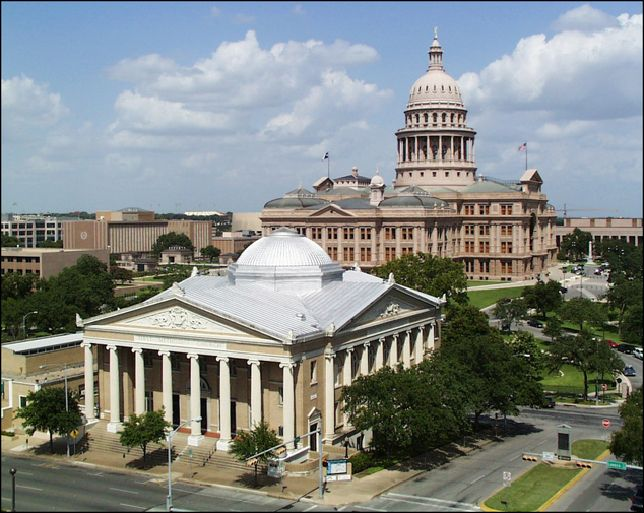
%> input picture vbasta_separation_L1/deconvtv_v1/data/building.jpg, 644 x 513 px
$ octave Example_image_denoise.m   (GNU Octave 9; MATLAB toolbox functions it lacks are replaced by stand-ins)
%> lines starting %> are read from the running program, lines starting %| are printed output that depends on the picture
### vbasta_separation_L1/deconvtv_v1/deconvtv.m
function out = deconvtv(g, H, mu, opts)
%%%%%%%%%%%%%%%%%%%%%%%%%%%%%%%%%%%%%%%
% out = deconvtvl1(g, H, mu, opts)
% deconvolves image g by solving the following TV minimization problem
%
% min  mu  || Hf - g ||_1 + ||f||_TV
% min mu/2 || Hf - g ||^2 + ||f||_TV
%
% where ||f||_TV = sum_{x,y,t} sqrt( a||Dxf||^2 + b||Dyf||^2 + c||Dtf||^2),
% Dxf = f(x+1,y, t) - f(x,y,t)
% Dyf = f(x,y+1, t) - f(x,y,t)
% Dtf = f(x,y, t+1) - f(x,y,t)
%
% Input:      g      - the observed image, can be gray scale, color, or video
%             H      - point spread function
%            mu      - regularization parameter
%     opts.method    - either 'l1' or {'l2'}
%     opts.rho_r     - initial penalty parameter for ||u-Df||   {2}
%     opts.rho_o     - initial penalty parameter for ||Hf-g-r|| {50}
%     opts.beta      - regularization parameter [a b c] for weighted TV norm {[1 1 0]}
%     opts.gamma     - update constant for rho_r {2}
%     opts.max_itr   - maximum iteration {20}
%     opts.alpha     - constant that determines constraint violation {0.7}
%     opts.tol       - tolerance level on relative change {1e-3}
%     opts.print     - print screen option {false}
%     opts.f         - initial  f {g}
%     opts.y1        - initial y1 {0}
%     opts.y2        - initial y2 {0}
%     opts.y3        - initial y3 {0}
%     opts.z         - initial  z {0}
%     ** default values of opts are given in { }.
%
% Output: out.f      - output video
%         out.itr    - total number of iterations elapsed
%         out.relchg - final relative change
%         out.Df1    - Dxf, f is the output video
%         out.Df2    - Dyf, f is the output video
%         out.Df3    - Dtf, f is the output video
%         out.y1     - Lagrange multiplier for Df1
%         out.y2     - Lagrange multiplier for Df2
%         out.y3     - Lagrange multiplier for Df3
%         out.rho_r  - final penalty parameter
%
% Stanley Chan
% Copyright 2011
% University of California, San Diego
%
% Last Modified:
% 30 Apr, 2010 (deconvtvl2)
%  4 May, 2010 (deconvtvl2)
%  5 May, 2010 (deconvtvl2)
%  4 Aug, 2010 (deconvtvl1)
% 20 Jan, 2011 (deconvtv)
%
% %%%%%%%%%%%%%%%%%%%%%%%%%%%%%%%%%%%%%%
path(path,genpath(pwd));

if nargin<3
    error('not enough inputs, try again \n');
elseif nargin==3
    opts = [];
end

if ~isnumeric(mu)
    error('mu must be a numeric value! \n');
end

[rows cols frames] = size(g);
% [10 lines of commented-out code are left out]

if ~isfield(opts,'method')
    method = 'l2';
else
    method = opts.method;
end

switch method
    case 'l2'
        out = deconvtvl2(g,H,mu,opts);
    case 'l1'
        out = deconvtvl1(g,H,mu,opts);
    otherwise
        error('unknown method \n');
end

### vbasta_separation_L1/deconvtv_v1/deconvtvl1.m
function out = deconvtvl1(g, H, mu, opts)
%%%%%%%%%%%%%%%%%%%%%%%%%%%%%%%%%%%%%%%
% out = deconvtvl1(g, H, mu, opts)
% deconvolves image g by solving the following TV minimization problem
%
% min (mu/2) || Hf - g ||_1 + ||f||_TV
%
% where ||f||_TV = sqrt( a||Dxf||^2 + b||Dyf||^2 c||Dtf||^2),
% Dxf = f(x+1,y, t) - f(x,y,t)
% Dyf = f(x,y+1, t) - f(x,y,t)
% Dtf = f(x,y, t+1) - f(x,y,t)
%
% Input:      g      - the observed image, can be gray scale, or color
%             H      - point spread function
%            mu      - regularization parameter
%     opts.rho_r     - initial penalty parameter for ||u-Df||   {2}
%     opts.rho_o     - initial penalty parameter for ||Hf-g-r|| {50}
%     opts.beta      - regularization parameter [a b c] for weighted TV norm {[1 1 2.5]}
%     opts.gamma     - update constant for rho_r {2}
%     opts.max_itr   - maximum iteration {20}
%     opts.alpha     - constant that determines constraint violation {0.7}
%     opts.tol       - tolerance level on relative change {1e-3}
%     opts.print     - print screen option {false}
%     opts.f         - initial f  {g}
%     opts.y1        - initial y1 {0}
%     opts.y2        - initial y2 {0}
%     opts.y3        - initial y3 {0}
%     opts.z         - initial z {0}
%     ** default values of opts are given in { }.
%
% Output: out.f      - output video
%         out.itr    - total number of iterations elapsed
%         out.relchg - final relative change
%         out.Df1    - Dxf, f is the output video
%         out.Df2    - Dyf, f is the output video
%         out.Df3    - Dtf, f is the output video
%         out.y1     - Lagrange multiplier for Df1
%         out.y2     - Lagrange multiplier for Df2
%         out.y3     - Lagrange multiplier for Df3
%         out.rho_r  - final penalty parameter
%
% Stanley Chan
% Copyright 2010
% University of California, San Diego
%
% Last Modified:
% 30 Apr, 2010 (deconvtv)
%  4 May, 2010 (deconvtv)
%  5 May, 2010 (deconvtv)
%  4 Aug, 2010 (deconvtv_L1)
%%%%%%%%%%%%%%%%%%%%%%%%%%%%%%%%%%%%%%

[rows cols frames] = size(g);

% Check inputs
if nargin<3
    error('not enough input, try again \n');
elseif nargin==3
    opts = [];
end

if ~isnumeric(mu)
    error('mu must be a numeric value! \n');
end


% Check defaults
if ~isfield(opts,'rho_o')
    opts.rho_o = 50;
end
if ~isfield(opts,'rho_r')
    opts.rho_r = 2;
end
if ~isfield(opts,'gamma')
    opts.gamma = 2;
end
if ~isfield(opts,'max_itr')
    opts.max_itr = 20;
end
if ~isfield(opts,'tol')
    opts.tol = 1e-3;
end
if ~isfield(opts,'alpha')
    opts.alpha = 0.7;
end
if ~isfield(opts,'print')
    opts.print = false;
end
if ~isfield(opts,'f')
    opts.f = g;
end
if ~isfield(opts,'y1')
    opts.y1 = zeros(rows, cols, frames);
end
if ~isfield(opts,'y2')
    opts.y2 = zeros(rows, cols, frames);
end
if ~isfield(opts,'y3')
    opts.y3 = zeros(rows, cols, frames);
end
if ~isfield(opts,'z')
    opts.z = zeros(rows, cols, frames);
end
if ~isfield(opts,'beta')
    opts.beta = [1 1 0];
end


% initialize
max_itr   = opts.max_itr;
tol       = opts.tol;
alpha     = opts.alpha;
beta      = opts.beta;
gamma     = opts.gamma;
rho_r     = opts.rho_r;
rho_o     = opts.rho_o;
f         = opts.f;
y1        = opts.y1;
y2        = opts.y2;
y3        = opts.y3;
z         = opts.z;


eigHtH      = abs(fftn(H, [rows cols frames])).^2;
eigDtD      = abs(beta(1)*fftn([1 -1],  [rows cols frames])).^2 + abs(beta(2)*fftn([1 -1]', [rows cols frames])).^2;
if frames>1
    d_tmp(1,1,1)= 1; d_tmp(1,1,2)= -1;
    eigEtE  = abs(beta(3)*fftn(d_tmp, [rows cols frames])).^2;
else
    eigEtE = 0;
end

Htg         = imfilter(g, H, 'circular');
[D,Dt]      = defDDt(beta);

[Df1 Df2 Df3] = D(f);
w       = imfilter(f, H, 'circular') - g;
rnorm   = sqrt(norm(Df1(:))^2 + norm(Df2(:))^2 + norm(Df3(:))^2);

out.relchg = [];
out.objval = [];

opts.print=0;


% [5 lines of commented-out code are left out]

for itr = 1:max_itr

    % u-subproblem
    v1 = Df1+(1/rho_r)*y1;
    v2 = Df2+(1/rho_r)*y2;
    v3 = Df3+(1/rho_r)*y3;
    v  = sqrt(v1.^2 + v2.^2 + v3.^2);
    v(v==0) = 1e-6;
    v  = max(v - 1/rho_r, 0)./v;
    u1 = v1.*v;
    u2 = v2.*v;
    u3 = v3.*v;

    % r-subproblem
    r = max(abs(w + 1/rho_o*z)-mu/rho_o, 0).*sign(w+1/rho_o*z);

    % f-subproblem
    f_old = f;
    rhs  = rho_o*Htg + imfilter(rho_o*r-z, H, 'circular') + Dt(rho_r*u1-y1, rho_r*u2-y2, rho_r*u3-y3);
    eigA = rho_o*eigHtH + rho_r*eigDtD + rho_r*eigEtE;
    f    = real(ifftn(fftn(rhs)./eigA));

    % y and z -update
    [Df1 Df2 Df3] = D(f);
    w    = imfilter(f, H, 'circular') - g;

    y1   = y1 - rho_r*(u1 - Df1);
    y2   = y2 - rho_r*(u2 - Df2);
    y3   = y3 - rho_r*(u3 - Df3);
    z    = z  - rho_o*(r - w);


    if (opts.print==true)
        r1norm     = sum(abs(w(:)));
        r2norm     = sum(sqrt(Df1(:).^2 + Df2(:).^2 + Df3(:).^2));
        objval     = mu*r1norm+r2norm;
    end

    rnorm_old  = rnorm;
    rnorm      = sqrt(norm(Df1(:)-u1(:), 'fro')^2 + norm(Df2(:)-u2(:), 'fro')^2 + norm(Df3(:)-u3(:), 'fro')^2);

    if rnorm>alpha*rnorm_old
        rho_r  = rho_r * gamma;
    end


    % relative change
    relchg = norm(f(:)-f_old(:))/norm(f_old(:));
    out.relchg(itr) = relchg;
    if (opts.print==true)
        out.objval(itr) = objval;
    end

    % print
    if (opts.print==true)
        fprintf('%3g \t %6.4e \t %6.4e \t %6.4e \t %6.4e \t %6.4e\n ', itr, relchg, r1norm, r2norm, objval, rho_r);
    end

    % check stopping criteria
    if relchg < tol
        break
    end
end

out.f    = f;
out.itr  = itr;
out.y1   = y1;
out.y2   = y2;
out.y3   = y3;
out.z    = z;
out.rho_r  = rho_r;
out.Df1  = Df1;
out.Df2  = Df2;
out.Df3  = Df3;


if (opts.print==true)
    fprintf('\n');
end

end


% [21 lines left out: functions defDDt, ForwardD, Dive, not called in this run]

### vbasta_separation_L1/deconvtv_v1/Example_image_denoise.m
clear all
close all
clc

%%%%%%%%%%%%%%%%%%%%%%%%%%%%%%%%%%%%%%%
% Demo file for deconvtv
% Image 'salt and pepper' noise removal
%
% Stanley Chan
% University of California, San Diego
% 20 Jan, 2011
%
% Copyright 2011
%%%%%%%%%%%%%%%%%%%%%%%%%%%%%%%%%%%%%%%

% Prepare images
f_orig  = im2double(imread('./data/building.jpg'));
load('111.mat');
[rows cols frames] = size(f_orig);
%> rows = 513; cols = 644; frames = 3
H       = fspecial('gaussian', [9 9], 1);
g       = imfilter(f_orig, H, 'circular');
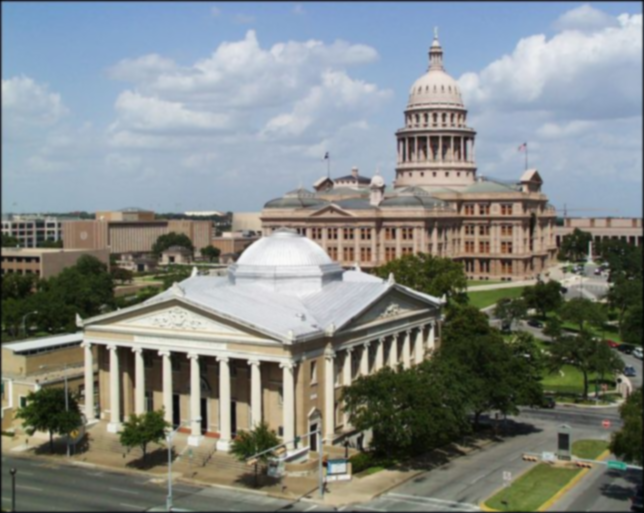
%> g: size 513x644x3 double; mean R, G, B 0.513, 0.534, 0.524; mean of the top-left, top-right, bottom-left and bottom-right quarters 0.663, 0.634, 0.474, 0.326
%g       = imnoise(g, 'salt & pepper', 0.05);

% Setup parameters (for example)
opts.rho_r   = 5;
opts.rho_o   = 100;
opts.beta    = [1 1 0];
opts.print   = true;
opts.alpha   = 0.7;
opts.method  = 'l1';

% Setup mu
mu           = 20;

% Main routine

out = deconvtv(g, H, mu, opts);
%> in deconvtvl1, `max_itr   = opts.max_itr;`: max_itr = 20
%> in deconvtvl1, `tol       = opts.tol;`: tol = 0.001
%> in deconvtvl1, `alpha     = opts.alpha;`: alpha = 0.7
%> in deconvtvl1, `beta      = opts.beta;`: beta = [1 1 0]
%> in deconvtvl1, `gamma     = opts.gamma;`: gamma = 2
%> in deconvtvl1, `rho_r     = opts.rho_r;`: rho_r = 5
%> in deconvtvl1, `rho_o     = opts.rho_o;`: rho_o = 100
%> in deconvtvl1, `y1        = opts.y1;`: y1: size 513x644x3 double; every value is 0
%> the run ends on the next line
